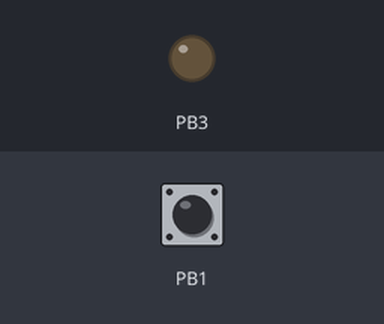
This program was run on a simulated ATmega328P, built with avr-gcc and emulated at 16 MHz. Shown: output pins drawn as LEDs (lit = HIGH). Inputs (shaded band) come from the test bench; at power-on: PB1 HIGH.

Above: at 1.2 s.
1.3 s: PB1 pulled LOW for 0.15 s
At 1.37 s:
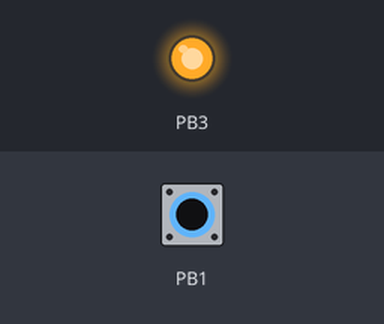
2.9 s: PB1 pulled LOW for 3.2 s
At 6.8 s:
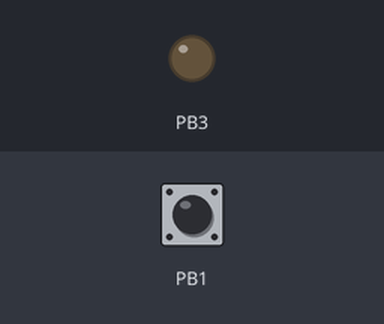
Timing chart, 0 to 8.3 s (numbered marks = the images above; inputs shaded):
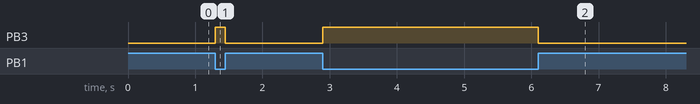

Measured:
- after the input at 1.3 s, PB3: LOW → HIGH at once, → LOW 0.15 s later
- after the input at 2.9 s, PB3: LOW → HIGH at once, → LOW 3.2 s later

The program:

main.c
```c
/*
 * SwitchLED.c
 *
 * Created: 7/23/2018 10:07:33 PM
 * Author : Nick Hulsey
 */

#include <avr/io.h>
#define F_CPU 16000000UL
#include <util/delay.h>

int main(void)
{
	//PINB1 == PORTB1????? PINB != PORTB
	// P[O]RT = [O]UTPUT   I/O   P[I]N = [I]NPUT
	//Button is connected to PB1 and LED is PB3
	DDRB |= (1 << PORTB3); //turn on output for pin B3 input is default
	PORTB |= (1 << PORTB1); //this enables internal resistor
							//when button is not pressed = 1 when it is = 0
							//youre essentially turning on pin that is set to input

    /* Replace with your application code */
    while (1)
    {
		if(!(PINB & (1 << PINB1))) //REMEMBER ([1<<]PINB1)
		{
			PORTB |= (1 << PORTB3);
		}
		else{
			PORTB &= ~(1 << PORTB3);
		}


    }
}
```
